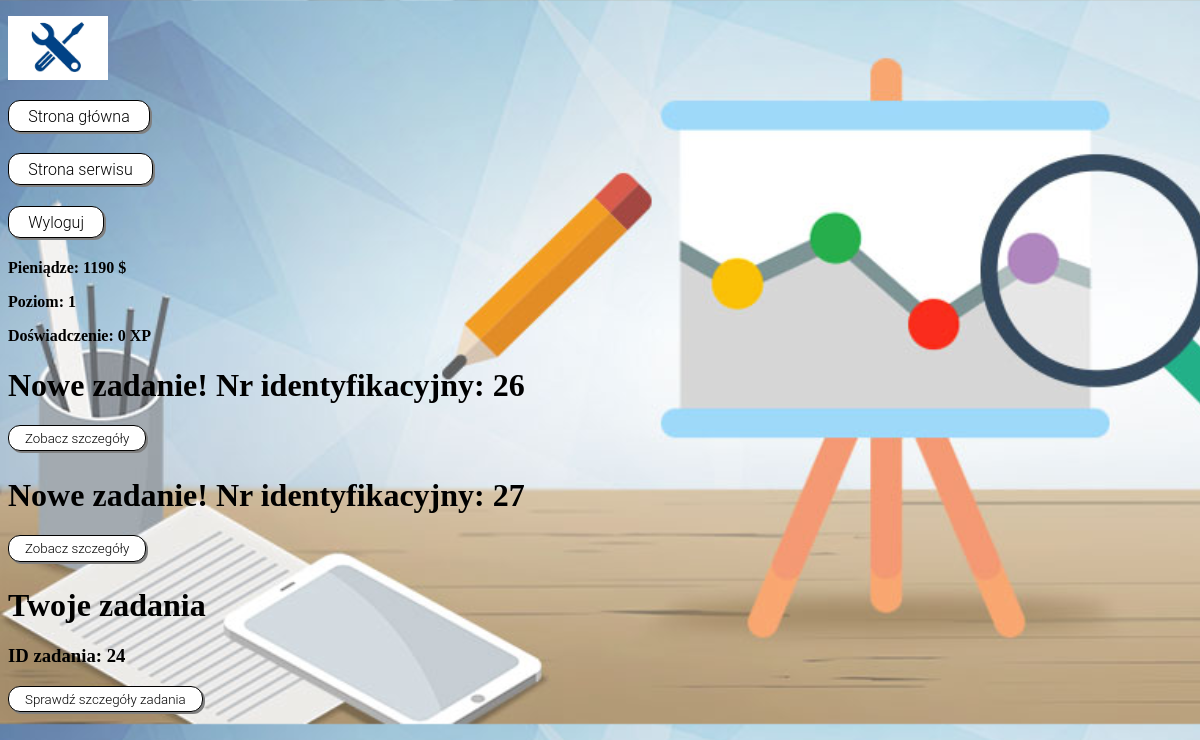
/game/tasks/ (signed in), run on the app's committed database.
### service_app/models.py (models this page shows)
class Level(models.Model):
    xp = models.IntegerField(default=0)
    discount = models.FloatField()
    lvl = models.PositiveSmallIntegerField()
    user = models.ForeignKey(User_auth, on_delete=models.CASCADE)

class Task(models.Model):
    user = models.ForeignKey(User_auth, on_delete=models.CASCADE, null=True)
    description = models.TextField()
    pc = models.OneToOneField(PC, on_delete=models.CASCADE, default=None)
    deadline = models.DateField(default=datetime.date.today())

### game/views.py (the view)
# urls.py: path('tasks/', CheckTaskView.as_view()),
class CheckTaskView(LoginRequiredMixin, View):
    def get(self, request):
        wallet = Wallet.objects.get(user=request.user).money_amount
        level = Level.objects.get(user=request.user)
        all_tasks = Task.objects.all()
        all_not_taken_tasks = Task.objects.filter(user=None)
        my_tasks = Task.objects.filter(user__username=request.user.username)
        if level.xp >= (level.lvl * 300):
            level.lvl += 1
            level.discount += 0.015
            level.save()
            messages.info(request, 'Level up!')
        return render(request, 'showtasks.html', {'tasks': all_tasks,
                                                  'all_not_taken_tasks': all_not_taken_tasks,
                                                  'my_tasks': my_tasks,
                                                  'wallet': wallet,
                                                  'level': level})

### templates/showtasks.html (shortened to what this page needs)
<!doctype html>
<html lang="en">
<head>
    {% load static %}
    <link rel="stylesheet" type=text/css href="{% static "game/task_style.css" %}">
</head>
<body>
{% include 'navbar_2.html' %}
<b>Pieniądze: {{ wallet }} $</b>
<p><b>Poziom: {{ level.lvl }} </b></p>
<p><b>Doświadczenie: {{ level.xp }} XP</b></p>
{% if tasks.count is 0 %}
    <h1>Brak zadań. Dzień wolny!</h1>
    {% else %}
        {% for task in all_not_taken_tasks %}
            <h1>Nowe zadanie! Nr identyfikacyjny: {{ task.id }}</h1>
            <input type="button" name="show" value="Zobacz szczegóły" onclick="location.href='/game/tasks/confirm/{{ task.pk }}';">
        {% endfor %}
    <h1>Twoje zadania</h1>
    {% for task in my_tasks %}
        <h3>ID zadania: {{ task.id }}</h3>
        <input type="button" name="details" value="Sprawdź szczegóły zadania" onclick="location.href='/game/tasks/detail/{{ task.pk }}';">
    {% endfor %}
{% endif %}
</body>
</html>

### game/static/game/task_style.css (style rules this page uses)
body { height: 100%; width: 100%; background-image: url("wallpapers/task.png"); background-size: cover; }
input[type='button'] { display: inline-block; padding: 0.35em 1.2em; border: 1px solid black; margin: 0 0.3em 0.3em 0; border-radius: 12px; box-sizing: border-box; text-decoration: none; font-family: 'Roboto', sans-serif; font-weight: 300; color: black; text-align: center; box-shadow: 2px 2px gray; transition-duration: 0.4s; background-color: white; }

### data on the page
Level: lvl "1", xp "0"
Task: id "26"
Task: id "27"
Task: id "24"

### other printed values
{{ wallet }} "1190"
